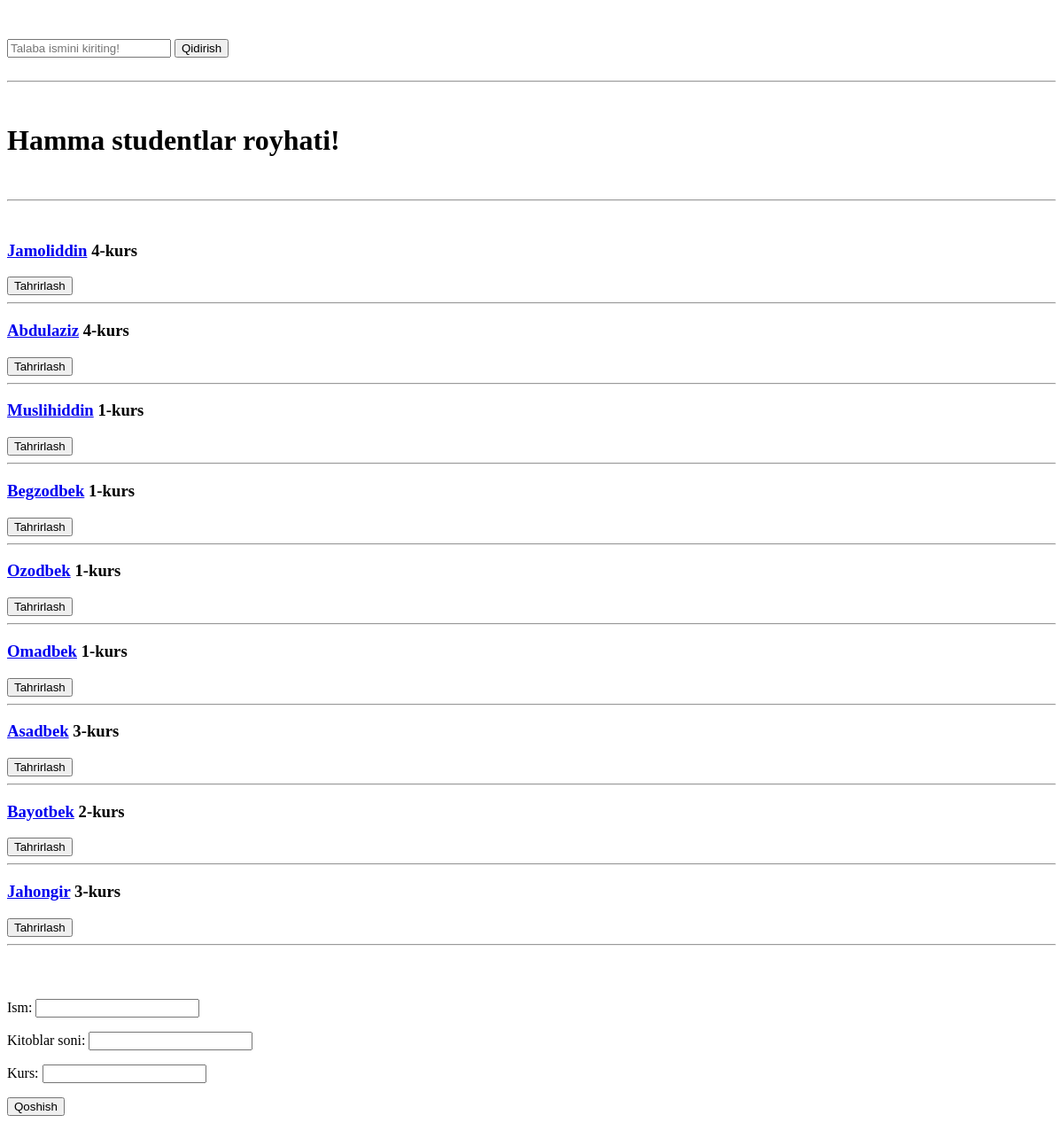
/student/, run on an earlier commit of the app's database.
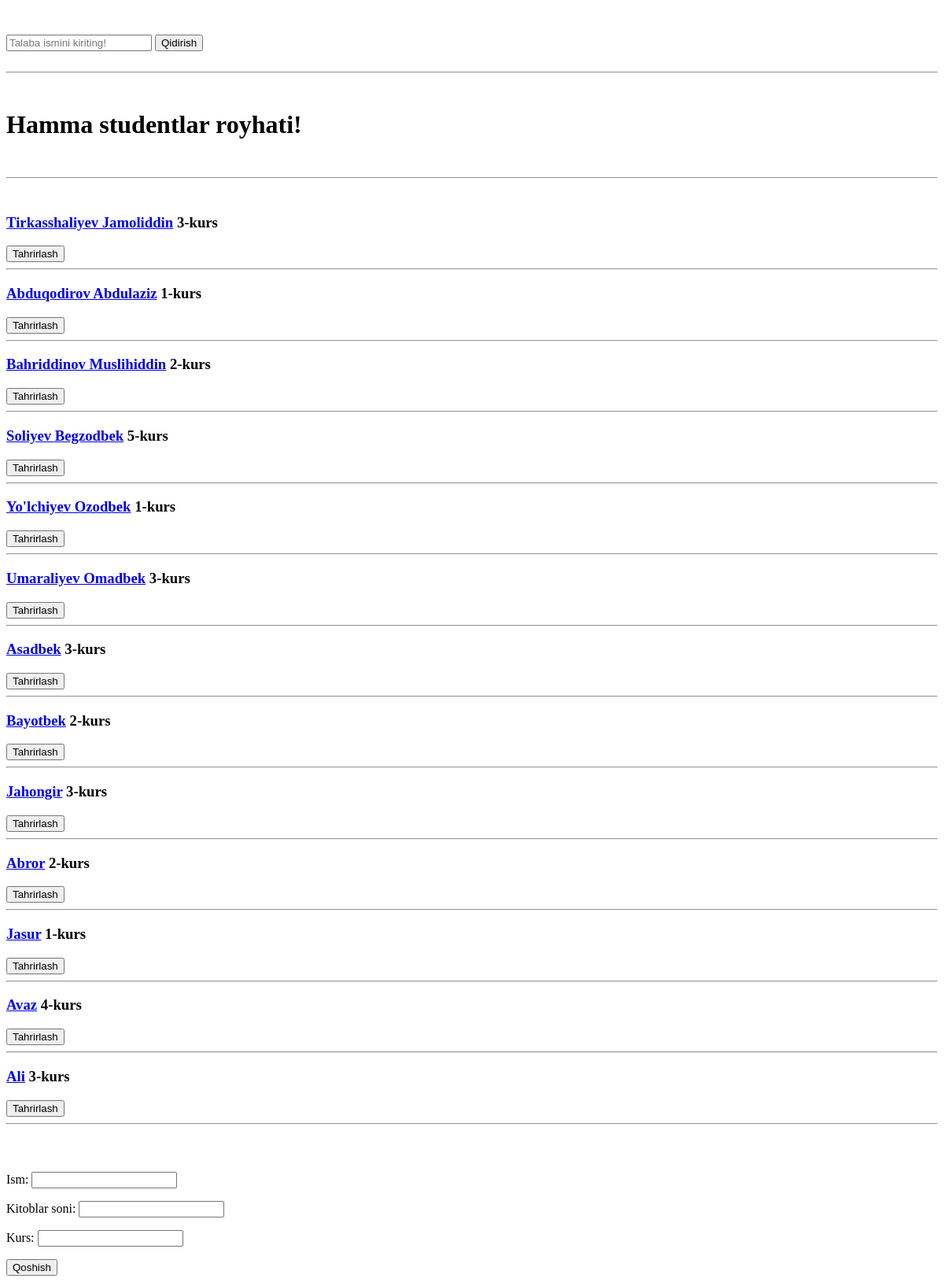
And on a later commit of the database.
### kutuxona/models.py (models this page shows, shortened)
class Talaba(models.Model):
    ism = models.CharField(max_length=30)
    kitoblar_soni = models.PositiveSmallIntegerField(default=0)
    kurs = models.PositiveSmallIntegerField()

### kutuxona/views.py (the view, shortened to what this page needs)
# urls.py: path('student/', Student),
def Student(reqest):
    natija = Talaba.objects.all()
    kiritilgan_ism = reqest.GET.get("ismi")
    if kiritilgan_ism is not None:
        natija = Talaba.objects.filter(ism__contains=kiritilgan_ism)
    talaba = {
        "students": natija,
        'form': TalabaForm()
    }
    return render(reqest, 'Student.html', talaba)

### kutuxona/forms.py
class TalabaForm(forms.Form):
    ism = forms.CharField()
    kitoblar_soni = forms.IntegerField()
    kurs = forms.IntegerField()

### Templates/Student.html (shortened to what this page needs)
<!DOCTYPE html>
<html lang="en">
<head>
</head>
<body>
    <br>
    <br>
    <form method="get">
        <input name="ismi" type="text" placeholder="Talaba ismini kiriting!">
        <button>Qidirish</button>
    </form>
    <br>
    <hr>
    <br>
    <h1 id="sarlavha"><b>Hamma studentlar royhati!</b></h1>
    <br>
    <hr>
    <br>
    {% for student in students %}
        <h3><a href="/bitta_talaba/{{student.id}}">{{student.ism}}</a> {{student.kurs}}-kurs</h3>
        <a href="/talabalar/{{student.id}}/tahrirlash/"> <button>Tahrirlash</button></a>
        <hr>
    {% endfor %}
    <br>
    <br>
    <form method="post">{%csrf_token%}
        {{form.as_p}}
        <button>Qoshish</button>
    </form>
</body>
</html>

What changed in the data, as far as the page shows it:
changed Talaba: ism "Jamoliddin" → "Tirkasshaliyev Jamoliddin"; kurs "4" → "3"
changed Talaba: ism "Abdulaziz" → "Abduqodirov Abdulaziz"; kurs "4" → "1"
changed Talaba: ism "Muslihiddin" → "Bahriddinov Muslihiddin"; kurs "1" → "2"
changed Talaba: ism "Begzodbek" → "Soliyev Begzodbek"; kurs "1" → "5"
changed Talaba: ism "Ozodbek" → "Yo'lchiyev Ozodbek"
changed Talaba: ism "Omadbek" → "Umaraliyev Omadbek"; kurs "1" → "3"
added Talaba: ism "Abror", kurs "2"
added Talaba: ism "Jasur", kurs "1"
added Talaba: ism "Avaz", kurs "4"
added Talaba: ism "Ali", kurs "3"
